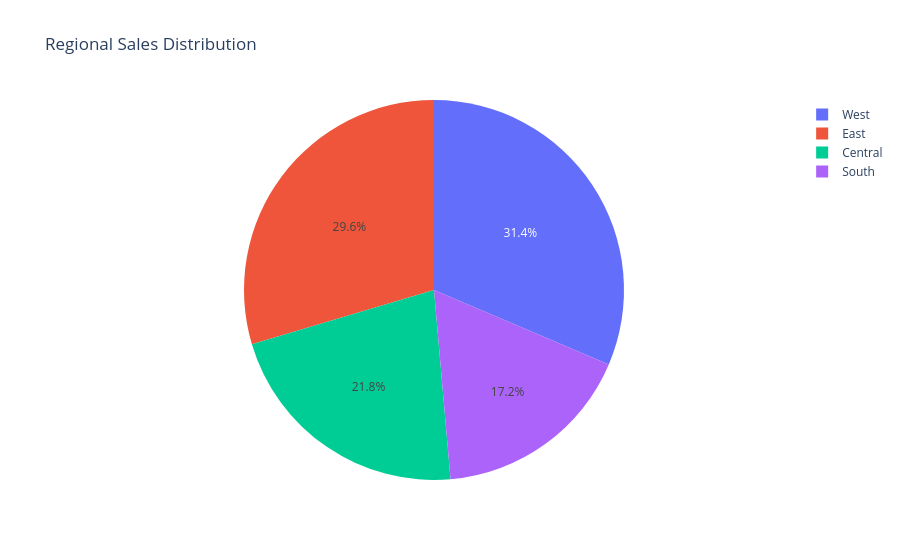

Here is the notebook cell this chart was saved with:
### Code cell
# Plot sales by region
region_dashboard = (
    df.groupby("Region")["Sales"]
    .sum()
    .reset_index()
)

fig = px.pie(
    region_dashboard,
    names="Region",
    values="Sales",
    title="Regional Sales Distribution"
)
try:
    fig.write_image("charts/Regional_Sales_Distribution.png", width=1200, height=600)
except ValueError as e:
    print("Image export failed:", e)
    print("Install kaleido: pip install --upgrade kaleido")
    fig.write_html("charts/Regional_Sales_Distribution.html")
fig.show()

### Figure 1 — Plotly figure (JSON) as saved in the notebook; plotly's stock layout.template omitted (floating-point values rounded to 4 significant figures)
{"data": [{"domain": {"x": [0, 1], "y": [0, 1]}, "hovertemplate": "Region=%{label}<br>Sales=%{value}<extra></extra>", "labels": ["Central", "East", "South", "West"], "legendgroup": "", "name": "", "showlegend": true, "type": "pie", "values": [492600.0, 669500.0, 389200.0, 710200.0]}], "layout": {"legend": {"tracegroupgap": 0}, "title": {"text": "Regional Sales Distribution"}}}
